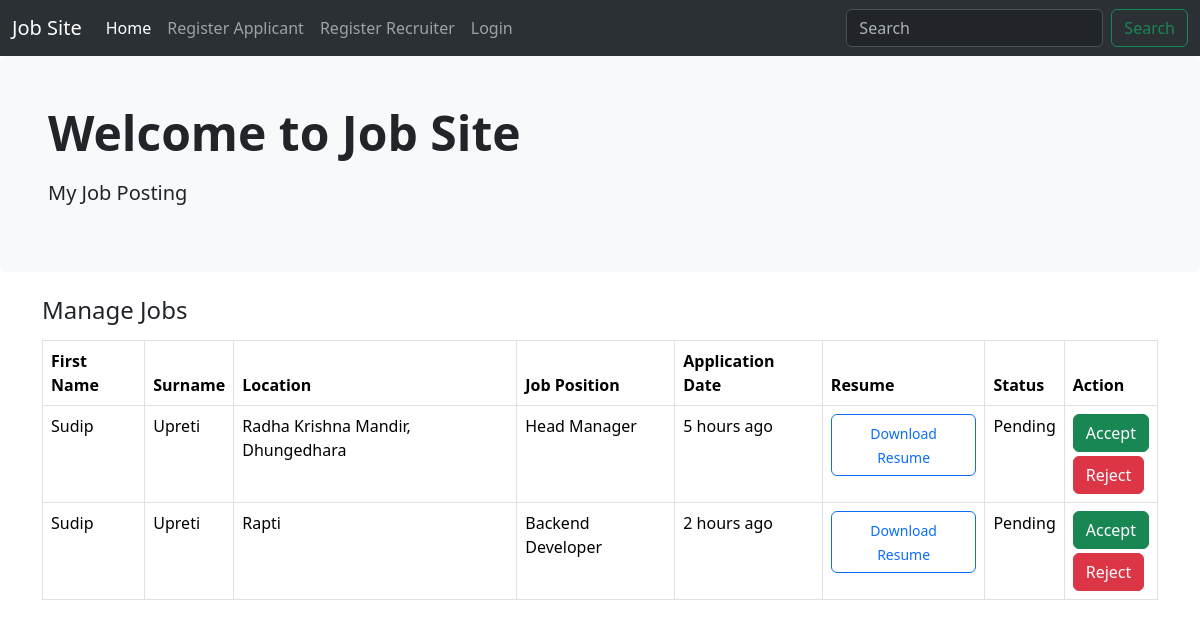
The page /work/all-applicants/5 on the database its author committed.
### work/models.py (models this page shows)
class ApplyJob(models.Model):
    status_choices = [
        ('Accepted', 'Accepted'),
        ('Declined', 'Declined'),
        ('Pending', 'Pending'),
    ]
    user = models.ForeignKey(CustomUser , on_delete=models.CASCADE)
    job = models.ForeignKey(Work , on_delete=models.CASCADE)
    timestamp = models.DateTimeField(auto_now_add=True)
    status = models.CharField(max_length=20 , choices=status_choices)

### users/models.py (models this page shows)
class CustomUser(AbstractUser):
    username = None
    email = models.EmailField(unique=True)
    is_recruiter = models.BooleanField(default=False)
    is_applicant = models.BooleanField(default=False)
    has_resume = models.BooleanField(default=False)
    has_company = models.BooleanField(default=False)
    USERNAME_FIELD = 'email'
    REQUIRED_FIELDS = []

### resume/models.py (models this page shows, shortened)
class Resume(models.Model):
    experience_choice = {
        ('Intern' , 'Intern'),
        ('Associate' , 'Associate'),
        ('Trainee' , 'Trainee'),
        ('Junior' , 'Junior'),
        ('Mid Level' , 'Mid Level'),
        ('Senior' , 'Senior'),
    }
    user = models.OneToOneField(CustomUser , on_delete=models.CASCADE)
    first_name = models.CharField(max_length=100, null=True , blank=True)
    surname = models.CharField(max_length=100, null=True , blank=True)
    location = models.CharField(max_length=100, null=True , blank=True)
    job_title = models.CharField(max_length=100, null=True , blank=True)
    skills = models.TextField(null=True, blank=True)
    experience_level = models.CharField(max_length=50, choices=experience_choice, null=True, blank=True)
    upload_resume = models.FileField(upload_to='resume' , null=True , blank=True)

### work/views.py (the view, shortened to what this page needs)
# urls.py: path('all-applicants/<int:pk>' , views.all_applicants , name='all-applicants'),
def all_applicants(request, pk):
    job = Work.objects.get(pk=pk)
    applicants = job.applyjob_set.all()
    context = {
        'job': job,
        'applicants': applicants
    }
    return render(request, 'work/all_applicants.html', context)

### templates/work/all_applicants.html (shortened to what this page needs)
{% extends 'base.html' %}
{% load humanize %}
{% block content %}
{% include 'navbar.html' %}
<section>
    <div class="p-5 mb-4 bg-light rounded-3">
        <div container-fluid py-5>
            <h2 class="display-5 fw-bold">Welcome to Job Site</h2>
            <p class="col-md-8 fs-5 mt-3">My Job Posting</p>
        </div>
    </div>
</section>
<div class="container-sm">
<div class="card-body">
  <h4 class="card-title mb-3">Manage Jobs</h4>
  <table class="table table-bordered">
    <thead>
      <tr>
        <th scope="col">First Name</th>
        <th scope="col">Surname</th>
        <th scope="col">Location</th>
        <th scope="col">Job Position</th>
        <th scope="col">Application Date</th>
        <th scope="col">Resume</th>
        <th scope="col">Status</th>
        <th scope="col">Action</th>
      </tr>
    </thead>
    <tbody>
      {% for applicant in applicants %}
      <tr>
        <td>{{ applicant.user.resume.first_name }}</td>
        <td>{{ applicant.user.resume.surname }}</td>
        <td>{{ applicant.user.resume.location }}</td>
        <td>{{ applicant.user.resume.job_title }}</td>
        <td>{{ applicant.timestamp|naturaltime }}</td>
        <td><a target="_blank" class="btn btn-outline-primary" href="{{ applicant.user.resume.upload_resume.url }}"> <small>Download Resume</small> </a></td>
        <td>{{ applicant.get_status_display }}</td>
        <td>
          {% if applicant.status == 'Pending' %}
          <form method="POST" action="">
            <button type="submit" class="btn btn-success">Accept</button>
          </form>
          <form method="POST" action="" class="mt-1">
            <button type="submit" class="btn btn-danger">Reject</button>
          </form>
          {% elif applicant.status == 'Accepted' %}
          <span class="badge bg-success">Accepted</span>
          {% else %}
          <span class="badge bg-danger">Rejected</span>
          {% endif %}
        </td>
      </tr>
      {% endfor %}
    </tbody>
  </table>
</div>
</div>
{% endblock content %}

### rows shown on the page
ApplyJob: user.resume.first_name "Sudip", user.resume.surname "Upreti", user.resume.location "Radha Krishna Mandir, Dhungedhara", user.resume.job_title "Head Manager", timestamp "5 hours ago", status "Pending"
ApplyJob: user.resume.first_name "Sudip", user.resume.surname "Upreti", user.resume.location "Rapti", user.resume.job_title "Backend Developer", timestamp "2 hours ago", status "Pending"
